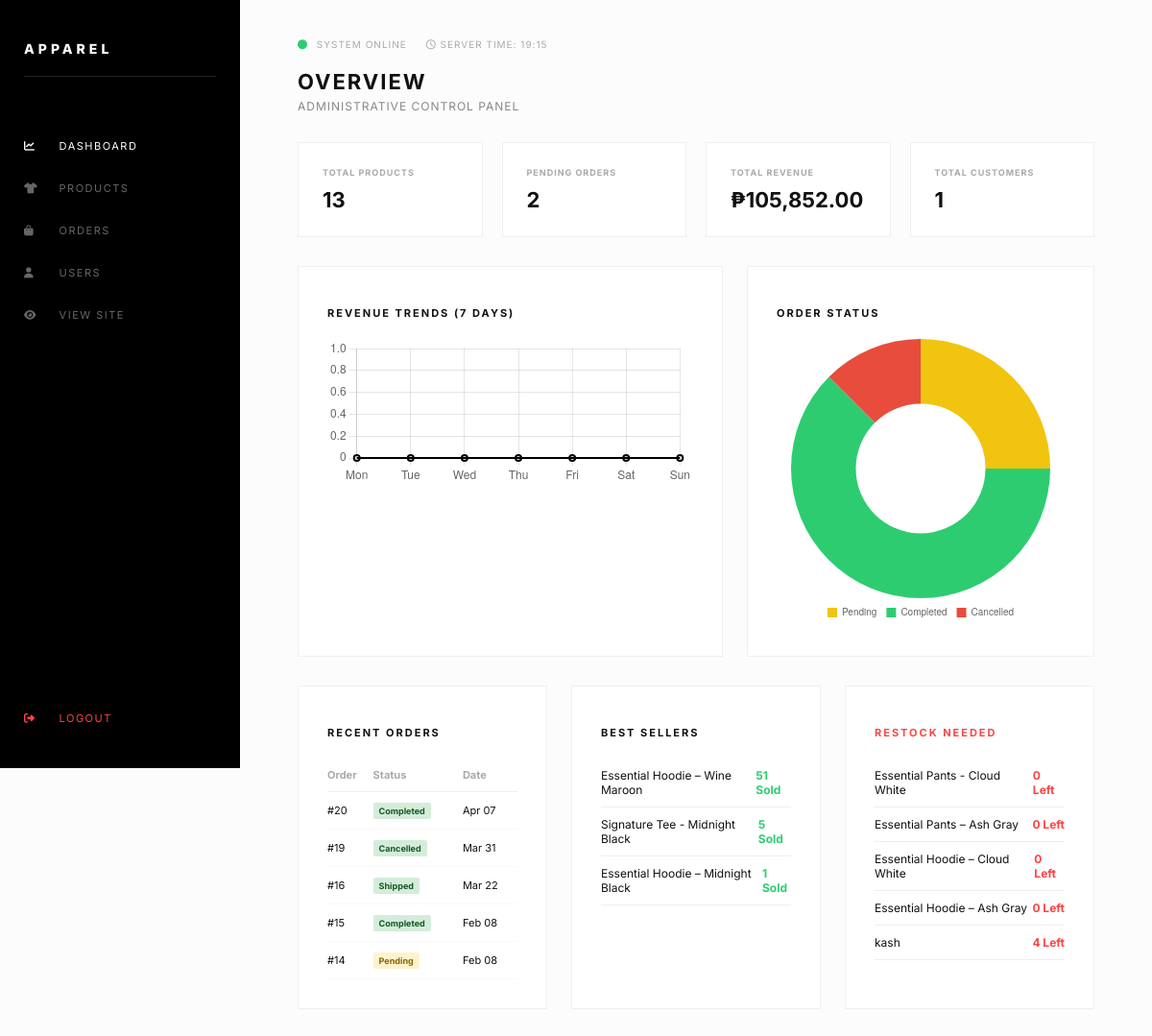
/admin/dashboard.php (signed in), run on the app's committed database.
### tables this page shows
CREATE TABLE `orders` (
  `id` int(11) NOT NULL,
  `user_id` int(11) NOT NULL,
  `full_name` varchar(255) NOT NULL,
  `address` text NOT NULL,
  `total_amount` decimal(10,2) NOT NULL,
  `payment_method` varchar(50) NOT NULL,
  `status` varchar(50) DEFAULT 'Pending',
  `created_at` timestamp NOT NULL DEFAULT current_timestamp(),
  `completed_at` datetime DEFAULT NULL
);

CREATE TABLE `products` (
  `id` int(11) NOT NULL,
  `name` varchar(100) DEFAULT NULL,
  `description` text DEFAULT NULL,
  `price` decimal(10,2) DEFAULT NULL,
  `size` varchar(20) DEFAULT NULL,
  `color` varchar(20) DEFAULT NULL,
  `image` varchar(255) DEFAULT NULL,
  `category` varchar(50) DEFAULT NULL,
  `stock_s` int(11) DEFAULT 0,
  `stock_m` int(11) DEFAULT 0,
  `stock_l` int(11) DEFAULT 0,
  `stock_xl` int(11) DEFAULT 0
);

### admin/dashboard.php (the view, shortened to what this page needs)
<?php
include "../config/database.php";
$product_count_query = mysqli_query($conn, "SELECT id FROM products");
$product_count = mysqli_num_rows($product_count_query);
$pending_orders_res = mysqli_query($conn, "SELECT id FROM orders WHERE status = 'Pending'");
$active_orders = mysqli_num_rows($pending_orders_res);
$revenue_res = mysqli_fetch_assoc(mysqli_query($conn, "SELECT COALESCE(SUM(total_amount), 0) as total FROM orders"));
$total_revenue = number_format($revenue_res['total'], 2);
$user_count_res = mysqli_fetch_assoc(mysqli_query($conn, "SELECT COUNT(id) as total FROM users WHERE role = 'user'"));
$total_users = $user_count_res['total'];
$low_stock_res = mysqli_query($conn, "SELECT name, (stock_s + stock_m + stock_l + stock_xl) as total_qty
                                      FROM products
                                      HAVING total_qty < 10
                                      ORDER BY total_qty ASC LIMIT 5");
$top_products_res = mysqli_query($conn, "SELECT p.name, SUM(oi.quantity) as total_sold
                                         FROM order_items oi
                                         JOIN products p ON oi.product_id = p.id
                                         GROUP BY oi.product_id
                                         ORDER BY total_sold DESC LIMIT 3");
$recent_orders_res = mysqli_query($conn, "SELECT id, total_amount, status, created_at
                                          FROM orders ORDER BY created_at DESC LIMIT 5");
$days = []; $sales = [];
for ($i = 6; $i >= 0; $i--) {
    $date = date('Y-m-d', strtotime("-$i days"));
    $days[] = date('D', strtotime($date));
    $res = mysqli_fetch_assoc(mysqli_query($conn, "SELECT COALESCE(SUM(total_amount), 0) as total FROM orders WHERE DATE(created_at) = '$date'"));
    $sales[] = $res['total'];
}
$status_counts = [];
$statuses = ['Pending', 'Completed', 'Cancelled'];
foreach($statuses as $s) {
    $res = mysqli_fetch_assoc(mysqli_query($conn, "SELECT COUNT(id) as cnt FROM orders WHERE status = '$s'"));
    $status_counts[] = $res['cnt'];
}
?>
<!DOCTYPE html>
<html lang="en">
<head>
    <link rel="stylesheet" href="https://cdnjs.cloudflare.com/ajax/libs/font-awesome/6.5.0/css/all.min.css">
</head>
<body>
    <div class="sidebar">
        <h2>APPAREL</h2>
        <a href="dashboard.php" class="active-link"><i class="fas fa-chart-line"></i> Dashboard</a>
        <a href="products.php"><i class="fas fa-tshirt"></i> Products</a>
        <a href="orders.php"><i class="fas fa-shopping-bag"></i> Orders</a>
        <a href="users.php"><i class="fas fa-user"></i> Users</a>
        <a href="../index.php"><i class="fas fa-eye"></i> View Site</a>
        <a href="logout.php" class="logout-link"><i class="fas fa-sign-out-alt"></i> Logout</a>
    </div>
    <div class="main-content">
        <div class="system-status">
            <span class="status-item"><i class="fas fa-circle"></i> System Online</span>
            <span><i class="far fa-clock"></i> Server Time: <?php echo date('H:i'); ?></span>
        </div>
        <header>
            <h1>Overview</h1>
            <p>Administrative Control Panel</p>
        </header>
        <div class="stats-grid">
            <div class="stat-card"><h3>Total Products</h3><p><?php echo $product_count; ?></p></div>
            <div class="stat-card"><h3>Pending Orders</h3><p><?php echo $active_orders; ?></p></div>
            <div class="stat-card"><h3>Total Revenue</h3><p>₱<?php echo $total_revenue; ?></p></div>
            <div class="stat-card"><h3>Total Customers</h3><p><?php echo $total_users; ?></p></div>
        </div>
        <div class="charts-row">
            <div class="chart-container">
                <h3>Revenue Trends (7 Days)</h3>
                <canvas id="salesChart" height="120"></canvas>
            </div>
            <div class="chart-container">
                <h3>Order Status</h3>
                <canvas id="statusChart"></canvas>
            </div>
        </div>
        <div class="secondary-grid">
            <div class="chart-container">
                <h3>Recent Orders</h3>
                <table class="data-table">
                    <thead><tr><th>Order</th><th>Status</th><th>Date</th></tr></thead>
                    <tbody>
                        <?php while($o = mysqli_fetch_assoc($recent_orders_res)): ?>
                        <tr>
                            <td>#<?php echo $o['id']; ?></td>
                            <td><span class="badge <?php echo ($o['status']=='Pending')?'badge-pending':'badge-success'; ?>"><?php echo $o['status']; ?></span></td>
                            <td><?php echo date('M d', strtotime($o['created_at'])); ?></td>
                        </tr>
                        <?php endwhile; ?>
                    </tbody>
                </table>
            </div>
            <div class="chart-container">
                <h3>Best Sellers</h3>
                <?php while($tp = mysqli_fetch_assoc($top_products_res)): ?>
                <div class="list-item">
                    <span><?php echo $tp['name']; ?></span>
                    <span class="text-success"><?php echo $tp['total_sold']; ?> Sold</span>
                </div>
                <?php endwhile; ?>
            </div>
            <div class="chart-container">
                <h3 style="color: #ff4444;">Restock Needed</h3>
                <?php while($ls = mysqli_fetch_assoc($low_stock_res)): ?>
                <div class="list-item">
                    <span><?php echo $ls['name']; ?></span>
                    <span class="text-danger"><?php echo $ls['total_qty']; ?> Left</span>
                </div>
                <?php endwhile; ?>
            </div>
        </div>
    </div>
    <script>
        // Sales Line Chart
        const sCtx = document.getElementById('salesChart').getContext('2d');
        new Chart(sCtx, {
            type: 'line',
            data: {
                labels: <?php echo json_encode($days); ?>,
                datasets: [{
                    data: <?php echo json_encode($sales); ?>,
                    borderColor: '#000',
                    borderWidth: 2,
                    fill: true,
                    backgroundColor: 'rgba(0,0,0,0.02)',
                    tension: 0.4
                }]
            },
            options: { plugins: { legend: { display: false } }, scales: { y: { beginAtZero: true } } }
        });
        // Status Pie Chart
        const pCtx = document.getElementById('statusChart').getContext('2d');
        new Chart(pCtx, {
            type: 'doughnut',
            data: {
                labels: ['Pending', 'Completed', 'Cancelled'],
                datasets: [{
                    data: <?php echo json_encode($status_counts); ?>,
                    backgroundColor: ['#f1c40f', '#2ecc71', '#e74c3c'],
                    borderWidth: 0
                }]
            },
            options: { plugins: { legend: { position: 'bottom', labels: { boxWidth: 10, font: { size: 10 } } } } }
        });
    </script>
</body>
</html>

### admin/dashboard.php (style rules this page uses)
body { margin: 0; display: flex; background-color: #fcfcfc; font-family: 'Inter', sans-serif; color: #111; }
.sidebar { width: 250px; height: 100vh; background: #000; color: #fff; padding: 30px 25px; position: fixed; box-sizing: border-box; display: flex; flex-direction: column; z-index: 1000; }
.sidebar h2 { font-size: 14px; letter-spacing: 4px; margin-bottom: 50px; text-transform: uppercase; font-weight: 800; border-bottom: 1px solid #222; padding-bottom: 20px; }
.sidebar a { display: block; color: #666; text-decoration: none; padding: 15px 0; transition: 0.3s; font-size: 11px; text-transform: uppercase; letter-spacing: 1.5px; }
.sidebar a i { margin-right: 12px; width: 20px; }
.sidebar a:hover, .active-link { color: #fff !important; }
.logout-link { margin-top: auto; color: #ff4444 !important; }
.main-content { margin-left: 250px; width: calc(100% - 250px); padding: 40px 60px; box-sizing: border-box; }
.system-status { display: flex; gap: 20px; margin-bottom: 20px; font-size: 10px; text-transform: uppercase; letter-spacing: 1px; color: #aaa; }
.status-item i { color: #2ecc71; margin-right: 5px; }
header h1 { font-size: 22px; margin: 0; text-transform: uppercase; letter-spacing: 2px; font-weight: 700; }
header p { color: #888; margin: 5px 0 30px 0; font-size: 12px; text-transform: uppercase; letter-spacing: 1px; }
.stats-grid { display: grid; grid-template-columns: repeat(4, 1fr); gap: 20px; margin-bottom: 30px; }
.stat-card { background: #fff; padding: 25px; border: 1px solid #f0f0f0; transition: 0.3s ease; }
.stat-card h3 { font-size: 9px; text-transform: uppercase; color: #aaa; margin: 0 0 10px 0; letter-spacing: 1px; }
.stat-card p { font-size: 22px; font-weight: 700; margin: 0; }
.charts-row { display: grid; grid-template-columns: 2fr 1fr; gap: 25px; margin-bottom: 30px; }
.chart-container { background: #fff; padding: 30px; border: 1px solid #f0f0f0; }
.chart-container h3 { font-size: 11px; text-transform: uppercase; letter-spacing: 2px; margin-bottom: 20px; }
.secondary-grid { display: grid; grid-template-columns: 1fr 1fr 1fr; gap: 25px; }
.data-table { width: 100%; border-collapse: collapse; font-size: 11px; }
.data-table th { text-align: left; padding: 10px 0; color: #aaa; border-bottom: 1px solid #eee; }
.data-table td { padding: 12px 0; border-bottom: 1px solid #f9f9f9; }
.badge { padding: 3px 6px; font-size: 9px; font-weight: 700; border-radius: 2px; }
.badge-pending { background: #fff3cd; color: #856404; }
.badge-success { background: #d4edda; color: #155724; }
.list-item { display: flex; justify-content: space-between; padding: 10px 0; border-bottom: 1px solid #eee; font-size: 12px; }
.text-danger { color: #ff4444; font-weight: 700; }
.text-success { color: #2ecc71; font-weight: 700; }

### data on the page
orders: id "20", status "Completed", created_at "Apr 07"
orders: id "19", status "Cancelled", created_at "Mar 31"
orders: id "16", status "Shipped", created_at "Mar 22"
orders: id "15", status "Completed", created_at "Feb 08"
orders: id "14", status "Pending", created_at "Feb 08"
products: name "Essential Pants - Cloud White", total_qty "0"
products: name "Essential Pants – Ash Gray", total_qty "0"
products: name "Essential Hoodie – Cloud White", total_qty "0"
products: name "Essential Hoodie – Ash Gray", total_qty "0"
products: name "kash", total_qty "4"

### other printed values
$product_count "13"
$active_orders "2"
$total_revenue "105,852.00"
$total_users "1"
$tp['name'] "Essential Hoodie – Wine Maroon"
$tp['total_sold'] "51"
$tp['name'] "Signature Tee - Midnight Black"
$tp['total_sold'] "5"
$tp['name'] "Essential Hoodie – Midnight Black"
$tp['total_sold'] "1"
chart data {{ json_encode($sales) }} ["0.00","0.00","0.00","0.00","0.00","0.00","0.00"]
chart data {{ json_encode($status_counts) }} ["2","5","1"]
